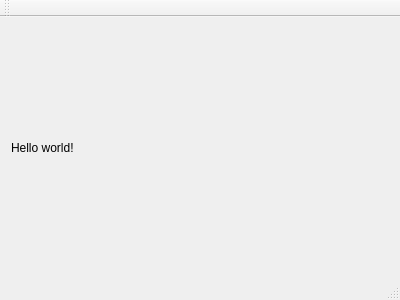
<?xml version="1.0" encoding="UTF-8"?>
<ui version="4.0">
 <class>MainWindow</class>
 <widget class="QMainWindow" name="MainWindow">
  <property name="geometry">
   <rect>
    <x>0</x>
    <y>0</y>
    <width>400</width>
    <height>300</height>
   </rect>
  </property>
  <property name="windowTitle">
   <string>MainWindow</string>
  </property>
  <widget class="QWidget" name="centralWidget">
   <layout class="QVBoxLayout" name="verticalLayout">
    <item>
     <widget class="QLabel" name="label">
      <property name="text">
       <string>Hello world!</string>
      </property>
     </widget>
    </item>
   </layout>
  </widget>
  <widget class="QMenuBar" name="menuBar">
   <property name="geometry">
    <rect>
     <x>0</x>
     <y>0</y>
     <width>400</width>
     <height>22</height>
    </rect>
   </property>
  </widget>
  <widget class="QToolBar" name="mainToolBar">
   <attribute name="toolBarArea">
    <enum>TopToolBarArea</enum>
   </attribute>
   <attribute name="toolBarBreak">
    <bool>false</bool>
   </attribute>
  </widget>
  <widget class="QStatusBar" name="statusBar"/>
 </widget>
 <layoutdefault spacing="6" margin="11"/>
 <resources/>
 <connections/>
</ui>
